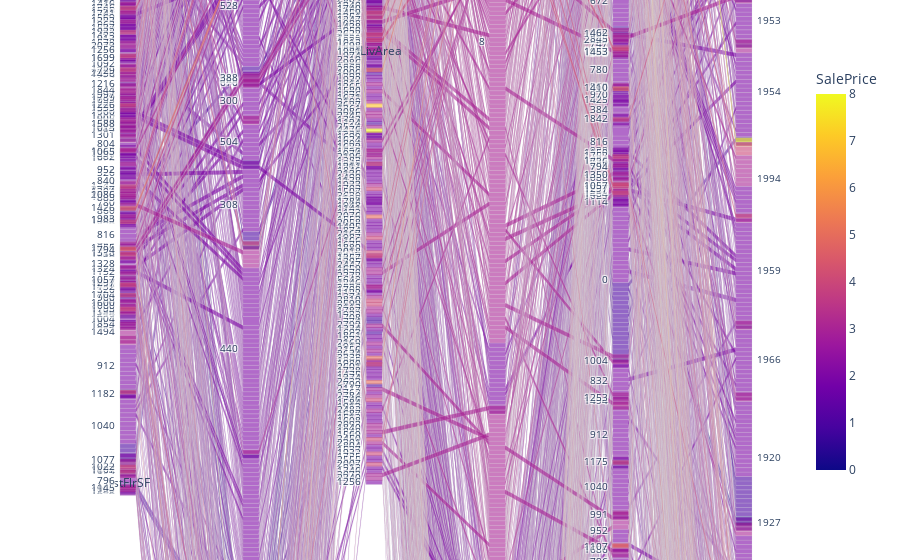

The notebook cell this image was saved under:
### Markdown cell above
Creates multi-dimensional categorical data plot

### Code cell
import plotly.express as px
fig = px.parallel_categories(data_frame=df_parallel, dimensions=['1stFlrSF', 'GarageArea', 'GrLivArea', 'OverallQual', 'TotalBsmtSF', 'YearBuilt'], color='SalePrice')
fig.show()

### Figure 1 — Plotly figure (JSON) as saved in the notebook; plotly's stock layout.template omitted (floating-point values rounded to 4 significant figures; data arrays with more than 128 entries replaced by an {"elided": "..."} marker saying what was removed)
{"data": [{"dimensions": [{"label": "1stFlrSF", "values": {"elided": "1460 int values"}}, {"label": "GarageArea", "values": {"elided": "1460 int values"}}, {"label": "GrLivArea", "values": {"elided": "1460 int values"}}, {"label": "OverallQual", "values": {"elided": "1460 int values"}}, {"label": "TotalBsmtSF", "values": {"elided": "1460 int values"}}, {"label": "YearBuilt", "values": {"elided": "1460 int values"}}], "domain": {"x": [0, 1], "y": [0, 1]}, "line": {"color": {"elided": "1460 int values"}, "coloraxis": "coloraxis"}, "name": "", "type": "parcats"}], "layout": {"coloraxis": {"colorbar": {"title": {"text": "SalePrice"}}, "colorscale": [[0, "#0d0887"], [0.1111, "#46039f"], [0.2222, "#7201a8"], [0.3333, "#9c179e"], [0.4444, "#bd3786"], [0.5556, "#d8576b"], [0.6667, "#ed7953"], [0.7778, "#fb9f3a"], [0.8889, "#fdca26"], [1, "#f0f921"]]}, "legend": {"tracegroupgap": 0}, "margin": {"t": 60}}}
